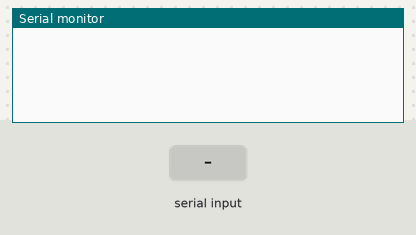
This sketch was run on a simulated Arduino Uno, built with avr-gcc and run on an emulated ATmega328P. Parts: the last lines printed to the serial monitor. Inputs (shaded band) come from the test bench.

Above: at 1.2 s.
1.3 s: "1\n" received over Serial
At 2.5 s:
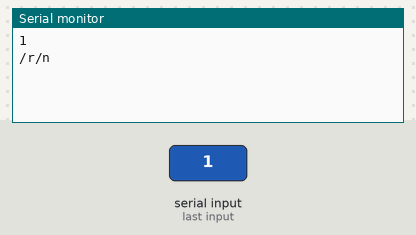
2.8 s: "0\n" received over Serial
At 3.7 s:
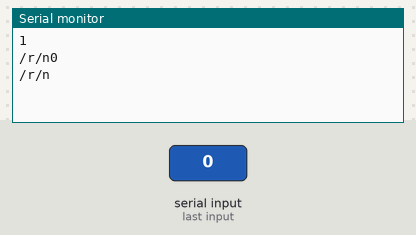

Measured:
- after the input at 1.3 s, the serial monitor: prints a new line at once (image 1)
- after the input at 2.8 s, the serial monitor: prints a new line at once (image 2)

The sketch:

UART.ino
```cpp
unsigned char uart = 0;

void setup() {
  // put your setup code here, to run once:
  Serial.begin(9600);
}

void loop() {
  // put your main code here, to run repeatedly:
  if (Serial.available() > 0) {
    uart = Serial.read(); // receive
    Serial.write(uart);  // transmit

    if (uart == '/r' || uart == '\n') {
      Serial.write("/r/n");
    }
  }
}
```
